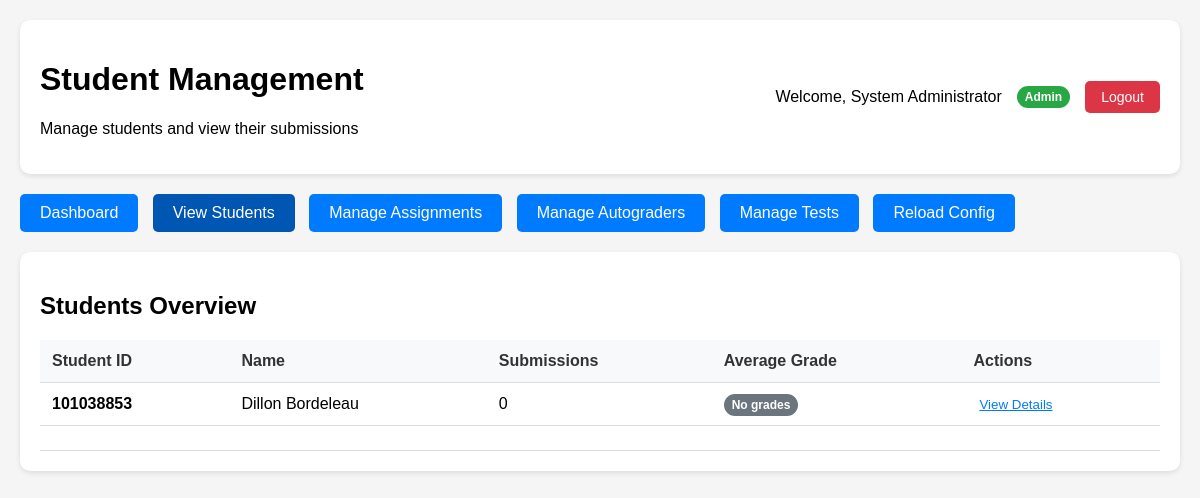
The page /admin/students (signed in) on the database its author committed.
### web/app.py (models this page shows)
class Users(Base):
    __tablename__ = "users"
    user_id = Column(String, primary_key=True)  # Can be student_id or admin username
    name = Column(String, nullable=False)
    password_hash = Column(String, nullable=False)
    role = Column(String, nullable=False, default="student")  # "student" or "admin"
    created_at = Column(DateTime, default=datetime.utcnow)
    submissions = relationship("Submissions", back_populates="user")

### web/app.py (the view)
@app.get("/admin/students", response_class=HTMLResponse)
async def admin_students(request: Request):
    user = get_current_user_info(request)
    if not user or user.role != "admin":
        return RedirectResponse(url="/login", status_code=302)
    db = SessionLocal()
    students = db.query(Users).filter(Users.role == "student").all()
    student_data = []
    for student in students:
        submissions = db.query(Submissions).filter(Submissions.user_id == student.user_id).all()
        student_data.append({
            "student": student,
            "submissions": submissions
        })
    db.close()
    return templates.TemplateResponse("admin_students.html", {
        "request": request,
        "admin": user,
        "student_data": student_data
    })

### web/templates/admin_students.html (shortened to what this page needs)
<!DOCTYPE html>
<html lang="en">
<head>
    <link rel="stylesheet" href="/static/admin_students_style.css">
</head>
<body>
    <div class="header">
        <div>
            <h1>Student Management</h1>
            <p>Manage students and view their submissions</p>
        </div>
        <div class="user-info">
            <span>Welcome, {{ admin.name }}</span>
            <span class="admin-badge">Admin</span>
            <a href="/logout" class="logout-btn">Logout</a>
        </div>
    </div>
    <div class="nav-links">
        <a href="/admin">Dashboard</a>
        <a href="/admin/students" style="background-color: #0056b3;">View Students</a>
        <a href="/admin/assignments">Manage Assignments</a>
        <a href="/admin/autograders">Manage Autograders</a>
        <a href="/admin/tests">Manage Tests</a>
        <a href="/reload-config">Reload Config</a>
    </div>
    <div class="content-card">
        <h2>Students Overview</h2>
        {% if student_data %}
        <table class="students-table">
            <thead>
                <tr>
                    <th>Student ID</th>
                    <th>Name</th>
                    <th>Submissions</th>
                    <th>Average Grade</th>
                    <th>Actions</th>
                </tr>
            </thead>
            <tbody>
                {% for data in student_data %}
                <tr>
                    <td><strong>{{ data.student.user_id }}</strong></td>
                    <td>{{ data.student.name }}</td>
                    <td>
                        {{ data.submissions|length }}
                    </td>
                    <td>
                        {% set grades = data.submissions|selectattr('grade')|map(attribute='grade')|list %}
                        {% if grades %}
                            {% set avg_grade = (grades|sum / grades|length)|round(1) %}
                            {% if avg_grade >= 90 %}
                                <span class="grade-badge grade-excellent">{{ avg_grade }}%</span>
                            {% elif avg_grade >= 80 %}
                                <span class="grade-badge grade-good">{{ avg_grade }}%</span>
                            {% elif avg_grade >= 70 %}
                                <span class="grade-badge grade-fair">{{ avg_grade }}%</span>
                            {% elif avg_grade >= 60 %}
                                <span class="grade-badge grade-poor">{{ avg_grade }}%</span>
                            {% else %}
                                <span class="grade-badge grade-poor">{{ avg_grade }}%</span>
                            {% endif %}
                        {% else %}
                            <span class="grade-badge grade-none">No grades</span>
                        {% endif %}
                    </td>
                    <td>
                        <button class="toggle-details" onclick="toggleDetails('{{ data.student.user_id }}')">
                            View Details
                        </button>
                    </td>
                </tr>
                <tr>
                    <td colspan="5">
                    </td>
                </tr>
                {% endfor %}
            </tbody>
        </table>
        {% else %}
        <div class="no-students">
            <h3>No Students Found</h3>
            <p>No students have registered yet.</p>
        </div>
        {% endif %}
    </div>
</body>
</html>

### web/static/admin_students_style.css (style rules this page uses)
body { font-family: Arial, sans-serif; max-width: 1200px; margin: 0 auto; padding: 20px; background-color: #f5f5f5; }
.header { background: white; padding: 20px; border-radius: 10px; margin-bottom: 20px; display: flex; justify-content: space-between; align-items: center; box-shadow: 0 2px 5px rgba(0,0,0,0.1); }
.user-info { display: flex; align-items: center; gap: 15px; }
.logout-btn { background-color: #dc3545; color: white; padding: 8px 16px; border: none; border-radius: 5px; text-decoration: none; font-size: 14px; }
.admin-badge { background-color: #28a745; color: white; padding: 4px 8px; border-radius: 12px; font-size: 12px; font-weight: bold; }
.nav-links { margin: 20px 0; }
.nav-links a { background-color: #007bff; color: white; padding: 10px 20px; text-decoration: none; border-radius: 5px; margin-right: 10px; display: inline-block; }
.content-card { background: white; border-radius: 10px; padding: 20px; box-shadow: 0 2px 5px rgba(0,0,0,0.1); margin-bottom: 20px; }
.students-table { width: 100%; border-collapse: collapse; margin-top: 20px; }
.students-table th, .students-table td { padding: 12px; text-align: left; border-bottom: 1px solid #ddd; }
.students-table th { background-color: #f8f9fa; font-weight: bold; color: #333; }
.grade-badge { padding: 4px 8px; border-radius: 12px; font-size: 12px; font-weight: bold; color: white; }
.grade-none { background-color: #6c757d; }
.toggle-details { background: none; border: none; color: #007bff; cursor: pointer; text-decoration: underline; }

### rows shown on the page
Users: name "System Administrator"
Users: student.user_id "101038853", student.name "Dillon Bordeleau"

### other values the page prints
{{ data.submissions|length }} "0"
